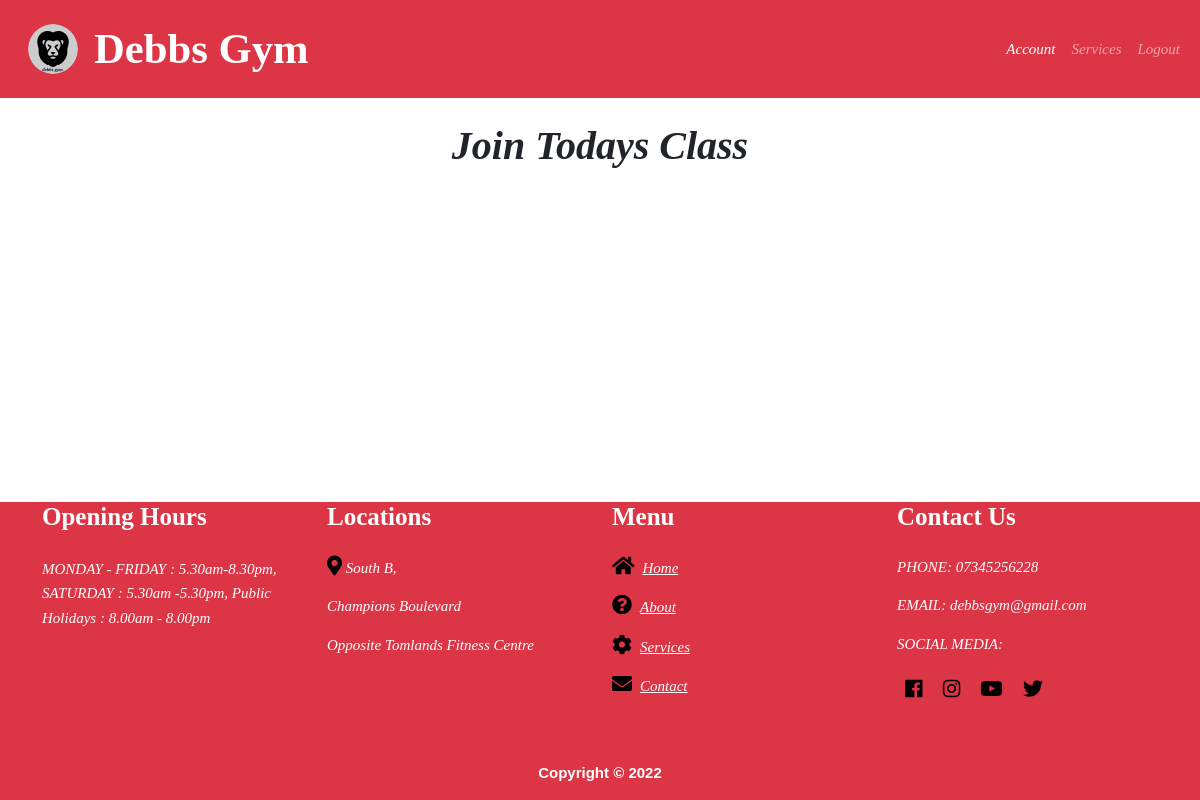
Page /Customer/view_gym_class.php on the earlier database version.
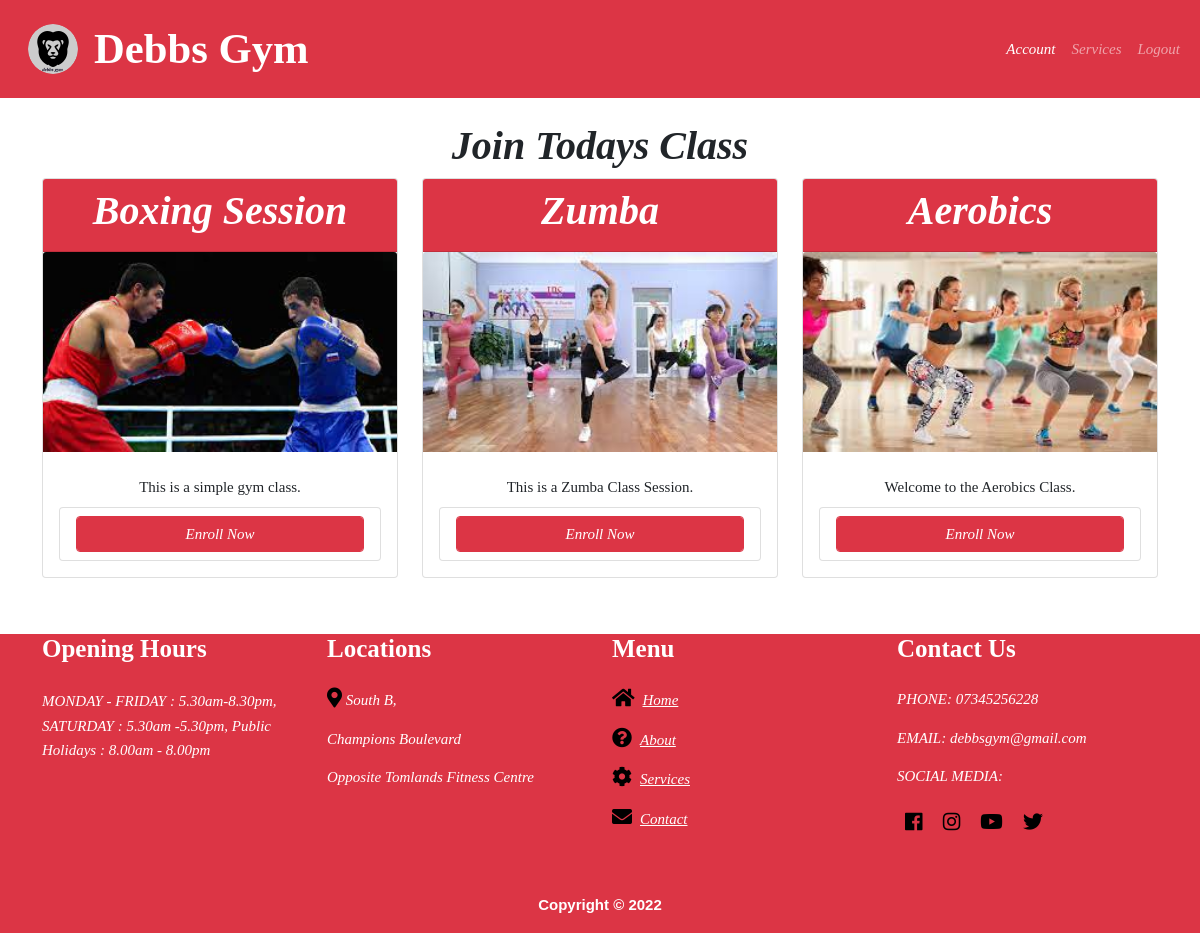
Same page on the later database version.
### tables this page shows
CREATE TABLE `gymclass` (
  `id` int(11) NOT NULL,
  `gym_class_name` varchar(50) NOT NULL,
  `gym_class_desc` varchar(50) NOT NULL,
  `pic_name` varchar(80) NOT NULL,
  `trainer_id` int(11) NOT NULL
);

### includes/gym_class.php (called while the page is built, shortened)
<?php
class GymClass {
       protected $tableName = 'gymClass';
       private $dbConn;
       public function __construct(){
         $db = new DBConnect();
         $this->dbConn = $db->open_connection();
       }
     public function view_all_classes(){
       try{
        $stmt = $this->dbConn->prepare('SELECT * FROM '.$this->tableName);
        $stmt->execute();
        $all_classes = $stmt->fetchAll(PDO::FETCH_ASSOC);
        return $all_classes;
       }catch(PDOException $e){
          echo $e->getMessage();
       }
     }
  }
?>

### includes/connection.php (called while the page is built, shortened)
<?php
class DBConnect{
      private $host = 'localhost';
      private $dbname = 'isdb';
      private $user = 'root';
      private $pass = "";
      public function open_connection(){
        try{
                $this->conn = new PDO('mysql:host=' .$this->host .';dbname=' .$this->dbname, $this->user,$this->pass);
                $this->conn->setAttribute(PDO::ATTR_ERRMODE,PDO::ERRMODE_EXCEPTION);
	        $this->conn->setAttribute( PDO::ATTR_EMULATE_PREPARES, false );
	        return $this->conn;
              }catch(PDOException $e){
                echo "Connection failed: " . $e->getMessage();
              }
      }
}
?>

### public/Customer/view_gym_class.php (the view, shortened to what this page needs)
<?php
$gc = new GymClass();
$gym_classes = $gc->view_all_classes();
?>
<!DOCTYPE html>
<html lang="en">
  <head>
    <link
      href="https://cdn.jsdelivr.net/npm/bootstrap@5.0.0-beta1/dist/css/bootstrap.min.css"
      rel="stylesheet"
    />
     <link
     rel="stylesheet"
     href="https://use.fontawesome.com/releases/v5.0.13/css/all.css"
   />
    <link rel="stylesheet" href="../css/style.css" />
    <link rel="stylesheet" href="../css/form-style.css" />
  </head>
<body>
     <nav class="navbar navbar-expand-sm navbar-dark bg-danger">
      <div class="container-fluid">
                <a href="../index.php"
                ><img
                id="logo"
                class="rounded-circle m-3"
                src="../images/lion-50.png"
                alt="logo"
                        /></a>
                <a class="navbar-brand" href="#">Debbs Gym</a>
                <div class="collapse navbar-collapse" id="navbarNav">
                        <ul class="navbar-nav ms-auto">
                                <li class="nav-item">
                                <a class="nav-link active" href="create_account.php">Account</a>
                                </li>
                                <li class="nav-item">
                                <a class="nav-link" href="view_services.php">Services</a>
                                </li>
                                <li class="nav-item">
                                  <a
                                    class="nav-link "
                                    aria-current="page"
                                    href="../logout.php"
                                    >Logout</a
                                  >
                                </li>
                        </ul>
                </div>
        </div>
    </nav>
    <section class="view-services-section mt-4 mb-4">
        <div class="container">
            <h1 class="text-center form-title">Join Todays Class</h1>
            <div class="row mb-2">
                    <?php foreach($gym_classes as $gym_class){?>
                    <div class="col-md-4 mb-4">
                        <div class="card">
                                <div class="card-header bg-danger">
                                        <h1 class="form-title text-center text-white"><?php echo $gym_class['gym_class_name'];?></h1>
                                </div>
                                <img src="../images/<?php echo $gym_class['pic_name'];?>" class="card-img-top" alt="Profile" height="200">
                                <div class="card-body">
                                        <ul class="list-group list-group-flush">
                                                <li class="text-center list-group-item"> <?php echo $gym_class["gym_class_desc"];?></li>
                                        </ul>
                                         <ul class="list-group">
                                               <li class="text-center list-group-item">
                                               <a class='form-control form-button btn btn-danger' href='enroll.php?id=<?php echo $gym_class['id']?>'>Enroll Now</a>
                                               </li>
                                         </ul>
                                </div>
                        </div>
                    </div>
                    <?php }?>
            </div>
        </div>
    </section>
    <footer id="main-footer" class="bg-danger text-white">
      <div class="container">
        <div class="first-row row mb-4">
          <div class="col-md-3 mb-4">
            <h4 class="mb-4">Opening Hours</h4>
            <small class="text"> MONDAY - FRIDAY : 5.30am-8.30pm, </small>
            <small class="text"> SATURDAY : 5.30am -5.30pm, </small>
            <small class="text">Public Holidays : 8.00am - 8.00pm </small>
          </div>
          <div class="col-md-3 text-left text-white mb-4">
            <h4 class="mb-4">Locations</h4>
            <p><i class="fas fa-map-marker-alt"></i> South B,</p>
            <p>Champions Boulevard</p>
            <p>Opposite Tomlands Fitness Centre</p>
          </div>
          <div class="col-md-3 mb-4">
            <h4 class="mb-4">Menu</h4>
            <p>
              <i class="fa fa-home"></i
              ><a href="../index.php" class="text-white p-2">Home</a>
            </p>
            <p>
              <i class="fas fa-question-circle"></i
              ><a href="../about.php" class="text-white p-2">About</a>
            </p>
            <p>
              <i class="fa fa-cog"></i
              ><a href="../our_services.html" class="text-white p-2">Services</a>
            </p>
            <p>
              <i class="fa fa-envelope"></i
              ><a href="../contact_us.php" class="text-white p-2">Contact</a>
            </p>
          </div>
          <div class="col-md-3 mb-4">
            <h4 class="mb-4">Contact Us</h4>
            <p>PHONE: 07345256228</p>
            <p>EMAIL: debbsgym@gmail.com</p>
            <p>SOCIAL MEDIA:</p>
            <i class="fab fa-facebook p-2"></i>
            <i class="fab fa-instagram p-2"></i>
            <i class="fab fa-youtube p-2"></i>
            <i class="fab fa-twitter p-2"></i>
          </div>
        </div>
        <div class="row second-row text-center">
          <div class="col-md-12 ml-auto">
            <p class="lead">
              Copyright &copy;
              <span id="year"></span>
            </p>
          </div>
        </div>
      </div>
    </footer>
  </body>

### public/css/style.css (style rules this page uses)
html, body { min-height: 100vh; display: flex; flex-direction: column; }
#main-footer { margin-top: auto; }
.navbar-brand { font-family: "Brush Script MT", cursive; font-weight: bold; font-size: 32pt; }
.nav-item a { font-family: "Times New Roman", sans-serif; font-style: italic; font-size: 15px; }
.fitness-image-slider .center-text h1, i { font-size: 40px; }
#owner p, small { font-family: "Times New Roman", Times, serif; font-size: 15px; }
.card-body .list-group-item { font-family: "Times New Roman", Times, serif; font-size: 15px; }
#main-footer .first-row h4 { font-family: "Times New Roman", sans-serif; font-size: 25px; font-weight: bold; }
#main-footer .first-row p { font-family: "Times New Roman", sans-serif; font-size: 15px; font-style: italic; }
#main-footer .first-row i { font-size: 20px; color: black; }
#main-footer .first-row small { font-family: "Times New Roman", sans-serif; font-style: italic; font-size: 15px; }
#main-footer .second-row p { font-family: "Helvetica", sans-serif; font-weight: bold; font-size: 15px; }

### public/css/form-style.css (style rules this page uses)
.form-title { font-family: "Times New Roman", Times, sans-serif; font-weight: bold; font-style: oblique; }
.form-button { font-family: "Times New Roman", Times, serif; font-style: italic; font-size: 15px; }

Differences in the rows shown:
added gymclass: gym_class_name "Boxing Session", pic_name (picture), gym_class_desc "This is a simple gym class."
added gymclass: gym_class_name "Zumba", pic_name (picture), gym_class_desc "This is a Zumba Class Session."
added gymclass: gym_class_name "Aerobics", pic_name (picture), gym_class_desc "Welcome to the Aerobics Class."
